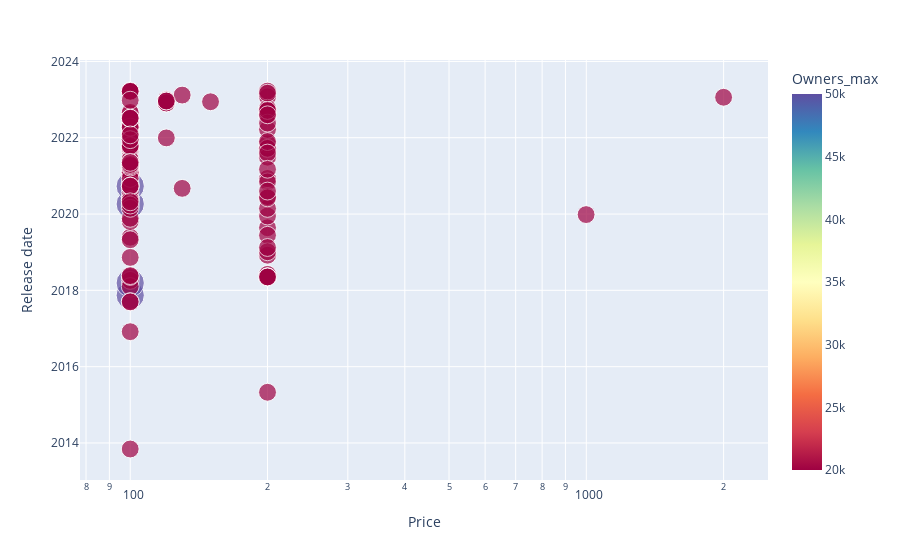

Notebook code cell kept with this figure:
### Code cell
df_filtered = dfjunto[dfjunto['Price'] >= 99.99]

fig = px.scatter(df_filtered, x="Price", y="Release date", size="Owners_max", 
                 color="Owners_max", hover_name="Game", log_x=True,
                 color_continuous_scale="Spectral")

fig.show()

### Figure 1 — Plotly figure (JSON) as saved in the notebook; plotly's stock layout.template omitted (floating-point values rounded to 4 significant figures; data arrays with more than 128 entries replaced by an {"elided": "..."} marker saying what was removed)
{"data": [{"hovertemplate": "<b>%{hovertext}</b><br><br>Price=%{x}<br>Release date=%{y}<br>Owners_max=%{marker.color}<extra></extra>", "hovertext": {"elided": "140 str values"}, "legendgroup": "", "marker": {"color": {"elided": "140 int values"}, "coloraxis": "coloraxis", "size": {"elided": "140 int values"}, "sizemode": "area", "sizeref": 125, "symbol": "circle"}, "mode": "markers", "name": "", "orientation": "h", "showlegend": false, "type": "scatter", "x": {"elided": "140 float values"}, "xaxis": "x", "y": {"elided": "140 str values"}, "yaxis": "y"}], "layout": {"coloraxis": {"colorbar": {"title": {"text": "Owners_max"}}, "colorscale": [[0, "rgb(158,1,66)"], [0.1, "rgb(213,62,79)"], [0.2, "rgb(244,109,67)"], [0.3, "rgb(253,174,97)"], [0.4, "rgb(254,224,139)"], [0.5, "rgb(255,255,191)"], [0.6, "rgb(230,245,152)"], [0.7, "rgb(171,221,164)"], [0.8, "rgb(102,194,165)"], [0.9, "rgb(50,136,189)"], [1, "rgb(94,79,162)"]]}, "legend": {"itemsizing": "constant", "tracegroupgap": 0}, "margin": {"t": 60}, "xaxis": {"anchor": "y", "domain": [0, 1], "title": {"text": "Price"}, "type": "log"}, "yaxis": {"anchor": "x", "domain": [0, 1], "title": {"text": "Release date"}}}}
